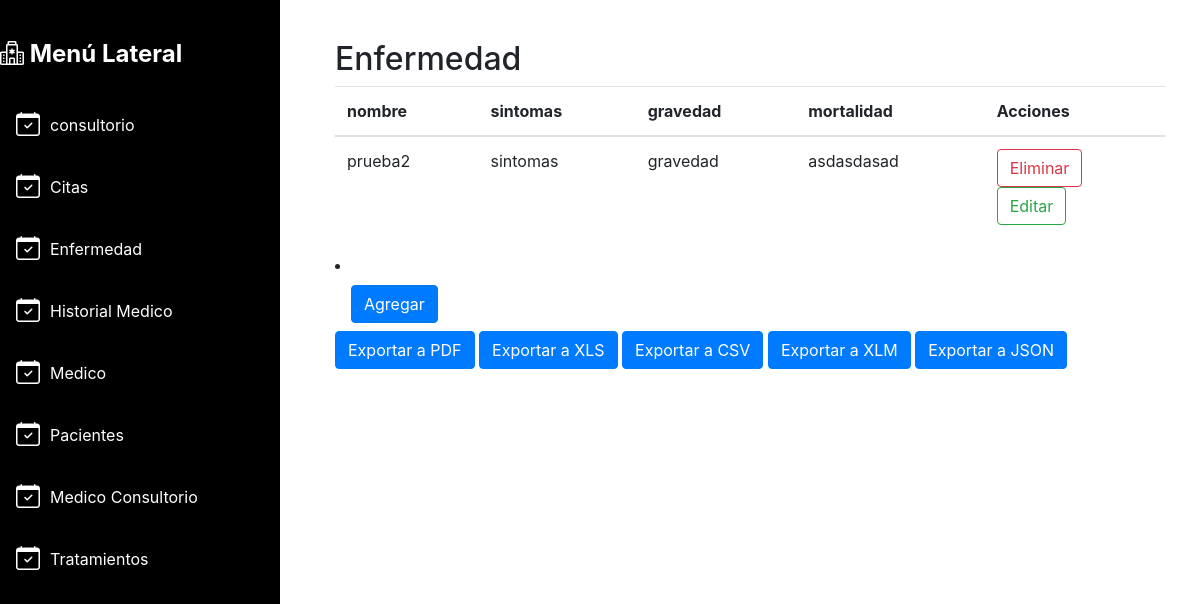
Page /ProyectoFinal/enferemedadtabla.php on the committed database.
### tables this page shows
CREATE TABLE `enfermedad` (
  `id_enfermedad` int(11) NOT NULL,
  `nombre` varchar(255) NOT NULL,
  `sintomas` varchar(250) NOT NULL,
  `gravedad` varchar(150) NOT NULL,
  `mortalidad` varchar(150) NOT NULL,
  `estatus` bit(1) DEFAULT b'1'
);

### ProyectoFinal/enferemedadtabla.php (the view, shortened to what this page needs)
<!DOCTYPE html>
<html lang="es">
<head>
  <link rel="stylesheet" href="https://maxcdn.bootstrapcdn.com/bootstrap/4.5.2/css/bootstrap.min.css">
  <link rel="stylesheet" href="https://cdn.jsdelivr.net/npm/bootstrap-icons@1.10.2/font/bootstrap-icons.css">
</head>
<body>
  <div class="container-fluid">
    <div class="row">
      <div class="col-md-3">
        <div class="sidebar">
          <h3 class="logo">
            <i class="bi bi-hospital"></i>
            Menú Lateral
          </h3>
          <ul class="nav flex-column">
            <li class="nav-item">
              <a href="consultoriotabla.php" class="nav-link">
                <i class="bi bi-calendar-check"></i>
                <span class="text-white fw-bold">consultorio</span>
              </a>
            </li>
            <li class="nav-item">
              <a href="citatabla.php" class="nav-link">
                <i class="bi bi-calendar-check"></i>
                <span class="text-white fw-bold">Citas</span>
              </a>
            </li>
            <li class="nav-item">
              <a href="citatabla.php" class="nav-link">
                <i class="bi bi-calendar-check"></i>
                <span class="text-white fw-bold">Enfermedad</span>
              </a>
            </li>
            <li class="nav-item">
              <a href="citatabla.php" class="nav-link">
                <i class="bi bi-calendar-check"></i>
                <span class="text-white fw-bold">Historial Medico</span>
              </a>
            </li>
            <li class="nav-item">
              <a href="citatabla.php" class="nav-link">
                <i class="bi bi-calendar-check"></i>
                <span class="text-white fw-bold">Medico</span>
              </a>
            </li>
            <li class="nav-item">
              <a href="citatabla.php" class="nav-link">
                <i class="bi bi-calendar-check"></i>
                <span class="text-white fw-bold">Pacientes</span>
              </a>
            </li>
            <li class="nav-item">
              <a href="citatabla.php" class="nav-link">
                <i class="bi bi-calendar-check"></i>
                <span class="text-white fw-bold">Medico Consultorio</span>
              </a>
            </li>
            <li class="nav-item">
              <a href="citatabla.php" class="nav-link">
                <i class="bi bi-calendar-check"></i>
                <span class="text-white fw-bold">Tratamientos</span>
              </a>
            </li>
          </ul>
        </div>
      </div>
      <div class="col-md-9">
        <div class="content">
          <div class="table-container active" id="tabla1">
            <h2>Enfermedad</h2>
            <table class="table">
              <thead>
                <tr>
                  <th>nombre</th>
                  <th>sintomas</th>
                  <th>gravedad</th>
                  <th>mortalidad</th>
                  <th>Acciones</th>
                </tr>
              </thead>
              <tbody>
              <?php
require_once('config.php');
$conexion = new mysqli($servername, $username, $password, $dbname);
$consulta = "SELECT id_enfermedad, nombre, sintomas, gravedad, mortalidad FROM enfermedad WHERE estatus = 1";
$resultados = $conexion->query($consulta);
while ($fila = mysqli_fetch_assoc($resultados)) {
  echo "<tr>";
  echo '<td>' . $fila['nombre'] . '</td>';
  echo '<td>' . $fila['sintomas'] . '</td>';
  echo '<td>' . $fila['gravedad'] . '</td>';
  echo '<td>' . $fila['mortalidad'] . '</td>';
  echo '<td>
          <form action="confirmareliminarenferemedad.php" method="POST">
            <input type="hidden" name="id" value="' . $fila['id_enfermedad'] . '">
            <button type="submit" class="btn btn-danger btn-eliminar">Eliminar </button>
          </form>
          <a href="editardiseñoennfermedad.php?id=' . $fila['id_enfermedad'] . '" class="btn btn-success btn-editar">Editar</a>
        </td>';
  echo "</tr>";
}
?>
              </tbody>
            </table>
            <li class="nav-item">
              <a href="diseñoagregarenfermedad.php" class="nav-link">
                <span class="text-black fw-bold btn btn-primary">Agregar</span>
              </a>
              <a href="exportar_pdfenfermedad.php" target="_blank" class="btn btn-primary">Exportar a PDF</a>
<a href="exportar_xlsenfermedad.php" target="_blank" class="btn btn-primary">Exportar a XLS</a>
<a href="exportar_csvenfermedad.php" target="_blank" class="btn btn-primary">Exportar a CSV</a>
<a href="exportar_xlmenfermedad.php" target="_blank" class="btn btn-primary">Exportar a XLM</a>
<a href="exportar_jasonenfermedad.php" target="_blank" class="btn btn-primary">Exportar a JSON</a>
            </li>
          </div>
        </div>
      </div>
    </div>
  </div>
</body>
</html>

### ProyectoFinal/enferemedadtabla.php (style rules this page uses)
.btn-success { background-color: #c3e6cb; color: #155724; transition: background-color 0.3s ease; }
.btn-eliminar { background-color: white; color: #dc3545; transition: background-color 0.3s ease; }
.btn-editar { background-color: white; color: #28a745; transition: background-color 0.3s ease; border: 1px solid #28a745; }
body { background-color: #ffffff; }
.sidebar { background-color: #000000; padding: 20px; min-height: 100vh; position: relative; left: -20px; }
.sidebar .logo { color: #fff; font-size: 24px; font-weight: bold; margin-bottom: 30px; }
.sidebar .nav-link { color: #fff; transition: all 0.3s ease-in-out; display: flex; align-items: center; margin-bottom: 10px; }
.sidebar .nav-link .bi { margin-right: 10px; font-size: 24px; }
.content { padding: 20px; }
.table-container { display: none; }
.table-container.active { display: block; }
.col-md-3 { background-color: #000000; padding: 20px; min-height: 100vh; position: relative; left: -20px; }

### rows in the picture
enfermedad: nombre "prueba2", sintomas "sintomas", gravedad "gravedad", mortalidad "asdasdasad"
